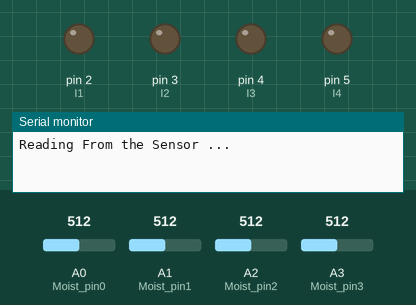
A sketch run on a simulated Arduino Uno, built with avr-gcc and run on an emulated ATmega328P. Parts: output pins drawn as LEDs (lit = HIGH), the last lines printed to the serial monitor. Inputs (shaded band) come from the test bench; at power-on: A0 (Moist_pin0) = 512, A1 (Moist_pin1) = 512, A2 (Moist_pin2) = 512, A3 (Moist_pin3) = 512. The local clock reads 2024-03-15 10:24:30 at power-on unless the sketch sets it.

Above: at 0.1 s.
At 3.2 s:
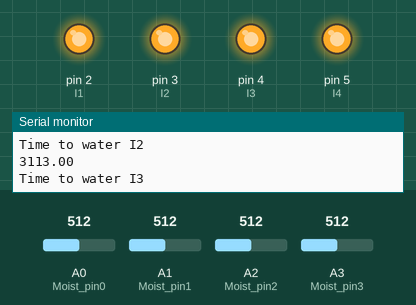
3.3 s: A0 (Moist_pin0) set to 548
4.8 s: A0 (Moist_pin0) set to 564
Timing chart, 0 to 7.8 s (numbered marks = the images above; inputs shaded):
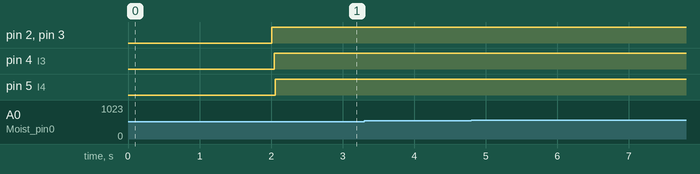

The sketch:

Embedded_Software_Blomlada.ino
```cpp
void setup() {
  Serial.begin(9600);

  setupClock();
  controlSetup();

  Serial.println("Reading From the Sensor ...");
  delay(2000);
  }


void loop() {
  /*

  if (!Rtc.IsDateTimeValid())
    {
        // Common Cuases:
        //    1) the battery on the device is low or even missing and the power line was disconnected
        Serial.println("RTC lost confidence in the DateTime!");
    }
 */
  ReadMoist();
  PrintDT();
  PrintMoist();
  CheckWater(55);
  DoWater(10);
  Serial.println();
  delay(1000);
  }
```

Sens.ino
```cpp
int Moist_pin0 = A0;
int Moist_pin1 = A1;
int Moist_pin2 = A2;
int Moist_pin3 = A3;
int output_Moist[4] ;


/*
 * This Method reads the Moist values from A0..A3
 * The Values are stored in vector output_Moist[]
 */
void ReadMoist(){

  //Reading Moist Values into output vector and maps them into 0-100 values
  output_Moist[0]= analogRead(Moist_pin0);
  output_Moist[0] = map(output_Moist[0],550,0,0,100);
  output_Moist[1]= analogRead(Moist_pin1);
  output_Moist[1] = map(output_Moist[1],550,0,0,100);
  output_Moist[2]= analogRead(Moist_pin2);
  output_Moist[2] = map(output_Moist[2],550,0,0,100);
  output_Moist[3]= analogRead(Moist_pin3);
  output_Moist[3] = map(output_Moist[3],550,0,0,100);

}


/*
 * Prints the Output_Moist[] vector to the serial monitor
 */
 String PrintMoist(){
  String s;
  Serial.print("Mositure of pin 1..4 : ");
  for(int i = 0; i<4 ; i++){
    Serial.print("\t");
    Serial.print(output_Moist[i]);
    Serial.print("%");

    s = s + output_Moist[i];
    s = s + "\t";
  }
  Serial.println(" ");

  return s;
}


int I1=2, I2=3, I3=4, I4=5;
float Time_Water[4];
bool Water[4];
void controlSetup(){
  pinMode(I1, OUTPUT);
  pinMode(I2, OUTPUT);
  pinMode(I3, OUTPUT);
  pinMode(I4, OUTPUT);

}


void CheckWater(int TH){
   if(output_Moist[0]<TH){
    Time_Water[0]=millis();
    digitalWrite(I1, HIGH);
    Water[0]=true;
    Serial.println("Time to water I1");
   }
   if(output_Moist[1]<TH){
    Time_Water[1]=millis();
    digitalWrite(I2, HIGH);
    Water[1]=true;
    Serial.println("Time to water I2");
   }
   if(output_Moist[2]<TH){
    Time_Water[2]=millis();
    Serial.println(Time_Water[2]);
    digitalWrite(I3, HIGH);
    Water[2]=true;
    Serial.println("Time to water I3");
   }
   if(output_Moist[3]<TH){
    Time_Water[3]=millis();
    digitalWrite(I4, HIGH);
    Water[3]=true;
    Serial.println("Time to water I4");
   }
}

void DoWater(float t) {
   float t0 = millis();
   if(Time_Water[0]<(t0-t*1000) && Water[0]==true){
    digitalWrite(I1, LOW);
    Serial.print("Stop Watering I1   Sec: ");
    Serial.println((Time_Water[0]-t0));
    Water[0]=false;
   }
   if(Time_Water[1]<(t0-t*1000)&& Water[1]==true){
    digitalWrite(I2, LOW);
    Serial.print("Stop Watering I2   Sec: ");
    Serial.println((Time_Water[1]-t0));
    Water[1]=false;
   }
   if((Time_Water[2]<(t0-t*1000))&& Water[2]==true){
    digitalWrite(I3, LOW);
    Serial.print("Stop Watering I3   Sec: ");
    Serial.println((Time_Water[1]-t0));
    Water[2]=false;
   }
   if(Time_Water[3]<(t0-t*1000)&& Water[3]==true){
    digitalWrite(I4, LOW);
    Serial.print("Stop Watering I4   Sec: ");
    Serial.println((Time_Water[3]-t0));
    Water[3]=false;
   }
}
```

Time.ino
```cpp
#include <DS3231.h>

DS3231  rtc(SDA, SCL);
//http://www.rinkydinkelectronics.com/library.php?id=73

void setupClock() {

 rtc.begin(); // Initialize the rtc object
 //rtc.setTime(14, 6, 2);
 //rtc.setDate(5, 6, 2017);

}


String getRTime(){
  return rtc.getTimeStr();
}

String getRDate(){
  return rtc.getDateStr();
}

void PrintDT(){
  Serial.print(rtc.getDateStr());
  Serial.print("\t");
  Serial.print(rtc.getTimeStr());
  Serial.print("\t");
}
```
